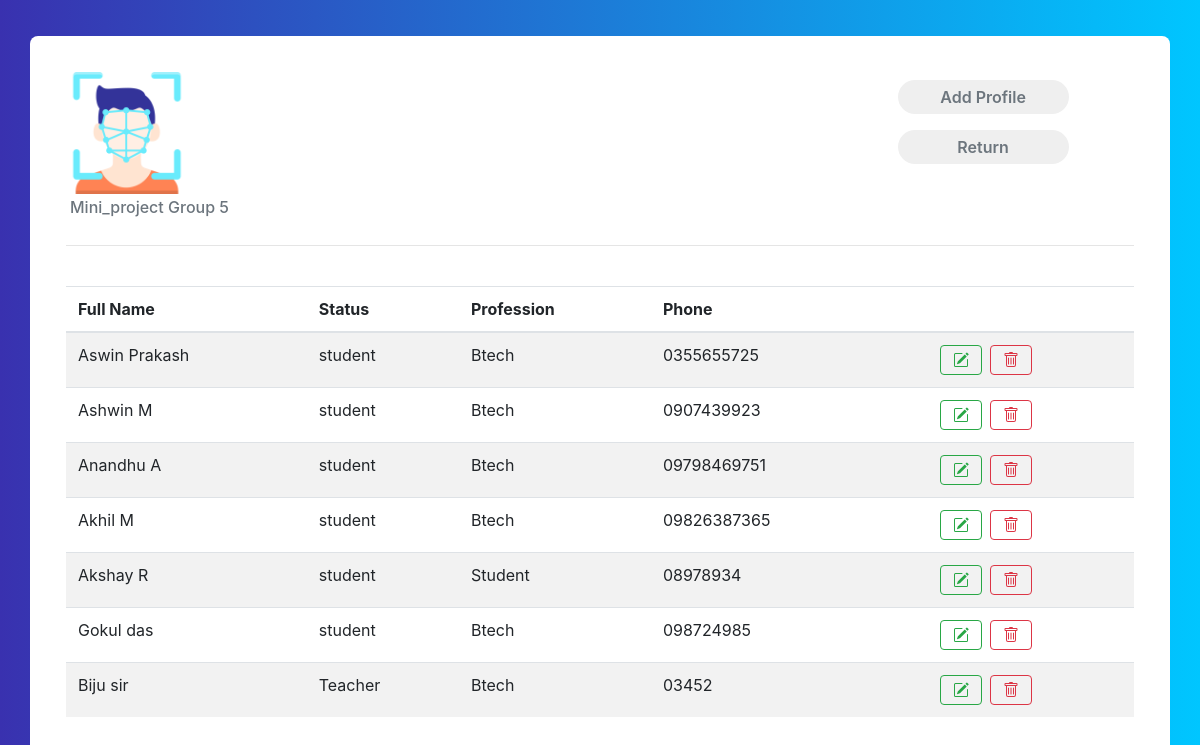
/profiles/, run on the app's committed database.
### core/models.py (models this page shows, shortened)
class Profile(models.Model):
    first_name = models.CharField(max_length=70)
    last_name = models.CharField(max_length=70)
    date = models.DateField()
    phone = models.BigIntegerField()
    email = models.EmailField()
    ranking = models.IntegerField()
    profession = models.CharField(max_length=200)
    status = models.CharField(choices=types,max_length=20,null=True,blank=False,default='student')
    present = models.BooleanField(default=False)
    image = models.ImageField()
    updated = models.DateTimeField(auto_now=True)
    shift = models.TimeField()

### core/views.py (the view)
# urls.py: path('profiles/', profiles, name= 'profiles'),
def profiles(request):
    profiles = Profile.objects.all()
    context = {
        'profiles': profiles
    }
    return render(request, 'core/profiles.html', context)

### core/templates/core/profiles.html (shortened to what this page needs)
{% extends "core/base.html" %}
{% load static %}
{% block content %}
<div class="container emp-profile">
    <div class="row">
        <div class="col-md-3">
            <img src="{% static 'img/fcicon.png'%}" alt="" width="50%">
            <h6 class="text-muted p-1"> Mini_project Group 5</h6>
        </div>
        <div class="col-md-6">
        </div>
        <div class="col-md-3">
            <a href="{% url 'add_profile' %}"><input type="submit" class="profile-edit-btn m-2 " name="btnAddMore"
                    value="Add Profile" /></a>
            <a   href="{% url 'index' %}"><input type="submit" class="profile-edit-btn m-2 "
                        name="btnAddMore" value="Return" /></a>
        </div>
    </div>
    <hr>
    <div class="tab-content" id="myTabContent">
        <br>
        <table class="table table-striped ">
            <thead>
                <tr>
                    <th scope="col">Full Name</th>
                    <th scope="col">Status</th>
                    <th scope="col">Profession</th>
                    <th scope="col">Phone</th>
                    <th scope="col"> </th>
                    <th scope="col"> </th>
                </tr>
            </thead>
            <tbody>
                {% for profile in profiles %}
                <tr>
                    <td>{{profile.first_name}} {{profile.last_name}}</td>
                    <td>{{profile.status}}</td>
                    <td>{{profile.profession}}</td>
                    <td>0{{profile.phone}}</td>
                    <td></td>
                    <td>
                        <div class="btn-group btn-group-toggle">
                            <a href="{% url 'edit_profile' profile.id %}">
                                <button type="button" class="btn btn-outline-success mr-1">
                                </button>
                            </a>
                            <a href="{% url 'delete_profile' profile.id %}">
                                <button type="button" class="btn btn-outline-danger ml-1">
                                </button>
                            </a>
                        </div>
                    </td>
                </tr>
                {% endfor%}
            </tbody>
        </table>
    </div>
</div>
{% endblock content %}

### core/templates/core/base.html (shortened to what this page needs)
{% load static %}
<html lang="en">
<head>
    <link rel="stylesheet" href="https://cdn.jsdelivr.net/npm/bootstrap@4.5.3/dist/css/bootstrap.min.css"
>
    <link href="//maxcdn.bootstrapcdn.com/bootstrap/4.1.1/css/bootstrap.min.css" rel="stylesheet" id="bootstrap-css">
    <link rel="stylesheet" href="{% static 'css/details.css' %}">
    <link rel="stylesheet" href="{% static 'css/body.css' %}">
</head>
<body>
    {% block content%}
    {% endblock content %}
</body>
</html>

### static/css/details.css (style rules this page uses)
.emp-profile { padding: 3%; margin-top: 3%; margin-bottom: 3%; border-radius: 0.5rem; background: #fff; }
.profile-edit-btn { border: none; border-radius: 1.5rem; width: 70%; padding: 2%; font-weight: 600; color: #6c757d; cursor: pointer; }

### static/css/body.css (style rules this page uses)
body { background: -webkit-linear-gradient(left, #3931af, #00c6ff); }

### data on the page
Profile: first_name "Aswin", last_name "Prakash", status "student", profession "Btech", phone "355655725"
Profile: first_name "Ashwin", last_name "M", status "student", profession "Btech", phone "907439923"
Profile: first_name "Anandhu", last_name "A", status "student", profession "Btech", phone "9798469751"
Profile: first_name "Akhil", last_name "M", status "student", profession "Btech", phone "9826387365"
Profile: first_name "Akshay", last_name "R", status "student", profession "Student", phone "8978934"
Profile: first_name "Gokul", last_name "das", status "student", profession "Btech", phone "98724985"
Profile: first_name "Biju", last_name "sir", status "Teacher", profession "Btech", phone "3452"
